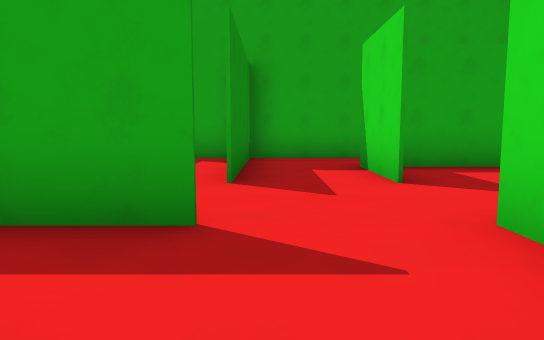
view 1 (above)

24 first-person views from a walk through a level from a Godot 3-D game. The camera is 1.5 m above the floor, tilts 6° down and sees 70° across. The floor is counted in squares, 2.4 m on a side. Each view is taken from the middle of a square. On the plan, view 1 faces up. The plan holds only what a view shows up to about 11 squares ahead; the rest is blank. The place goes on beyond the plan.

view 2
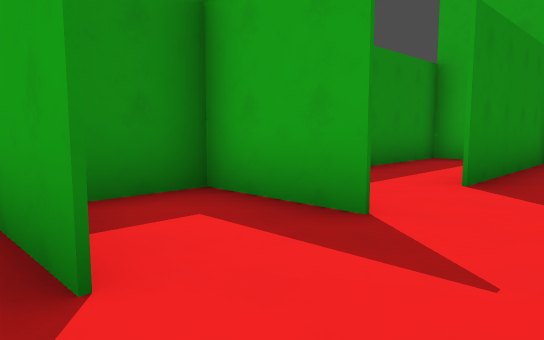

view 3
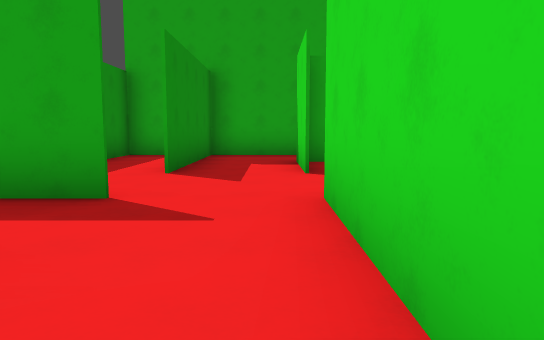

view 4
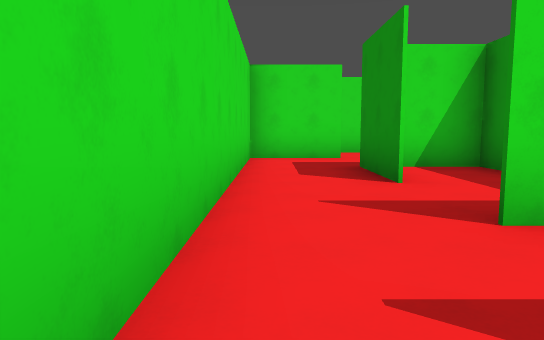

view 5
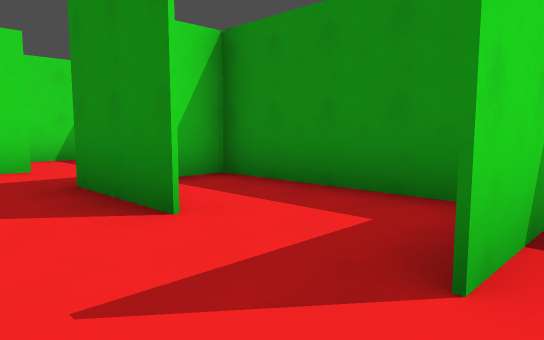

view 6
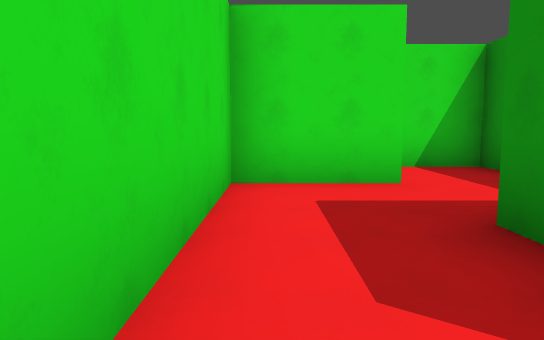

view 7
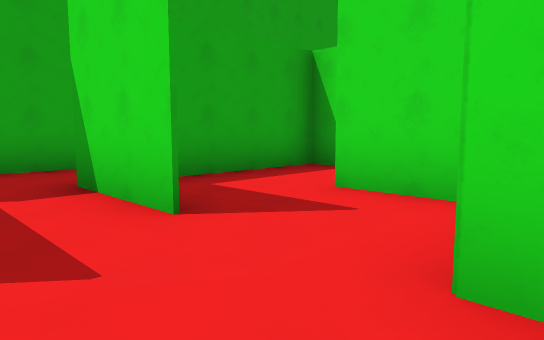

view 8
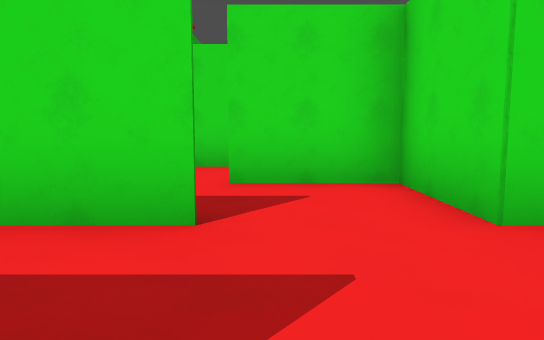

view 9
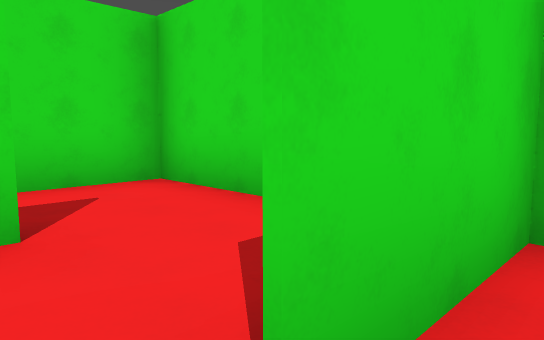

view 10
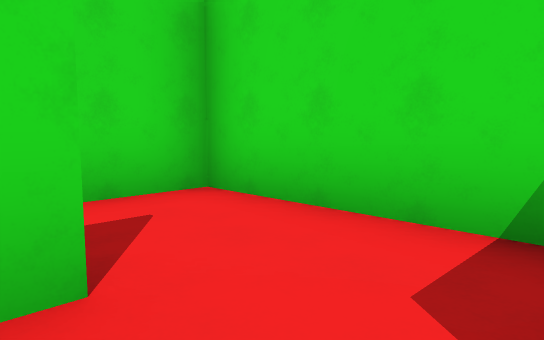

view 11
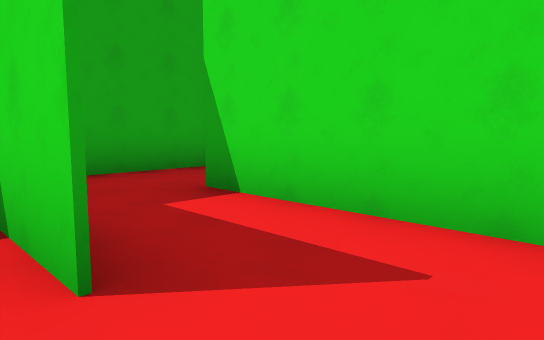

view 12
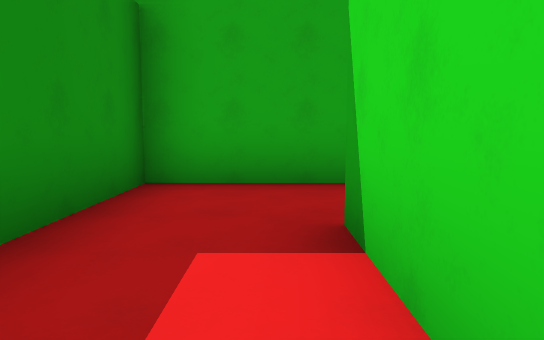

view 13
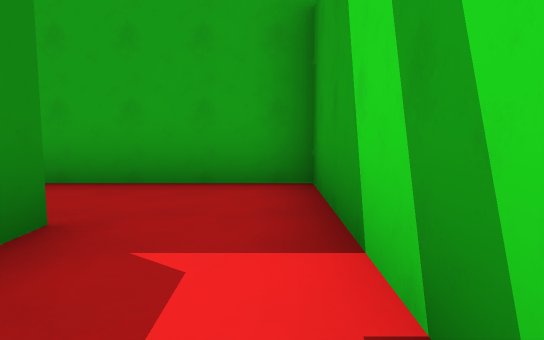

view 14
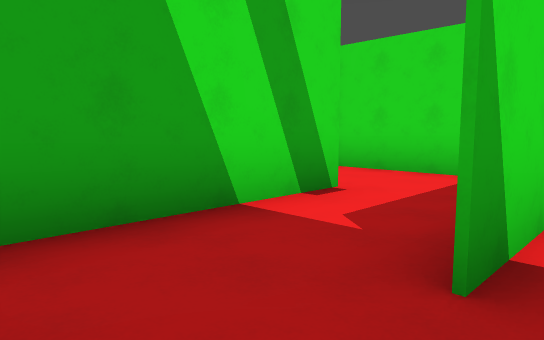

view 15
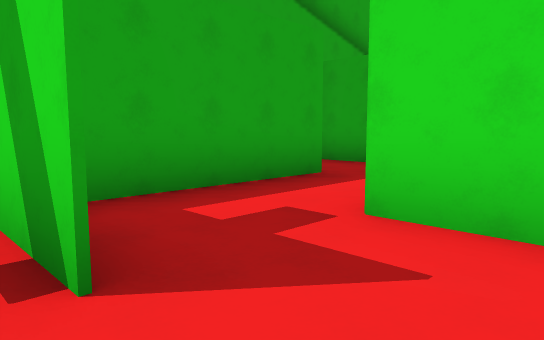

view 16
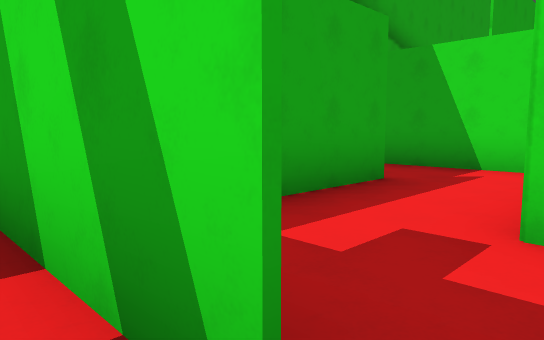

view 17
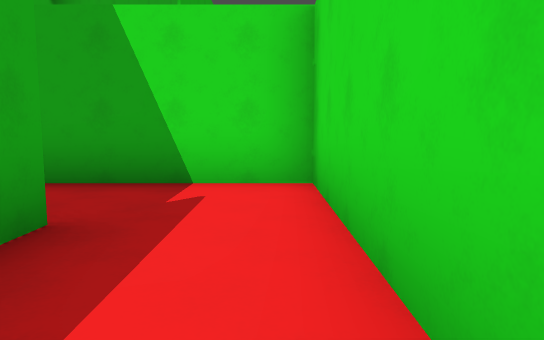

view 18
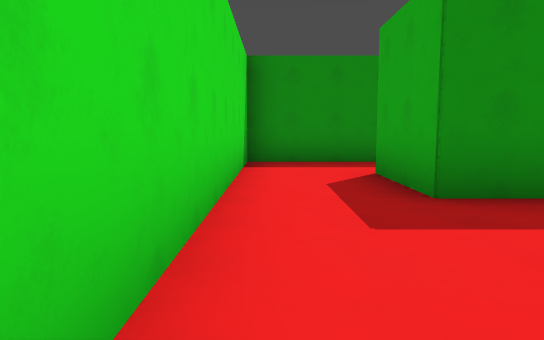

view 19
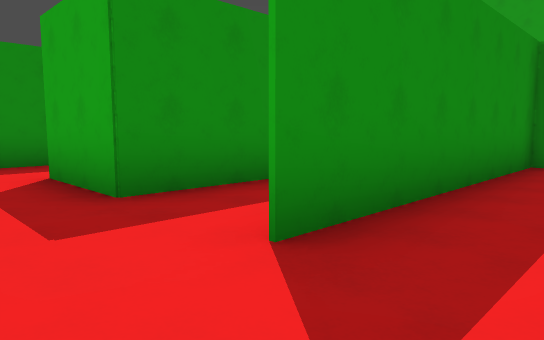

view 20
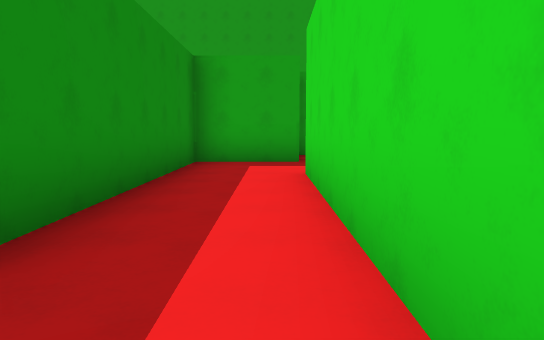

view 21
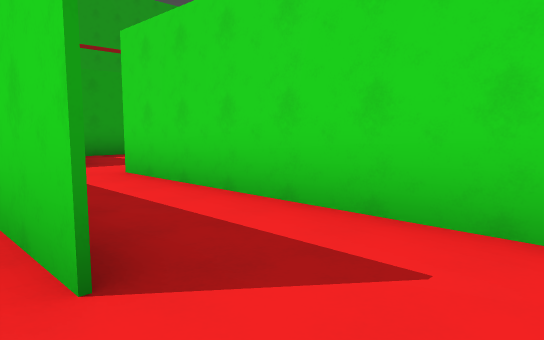

view 22
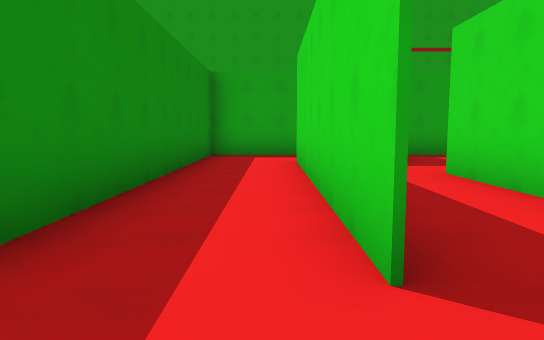

view 23
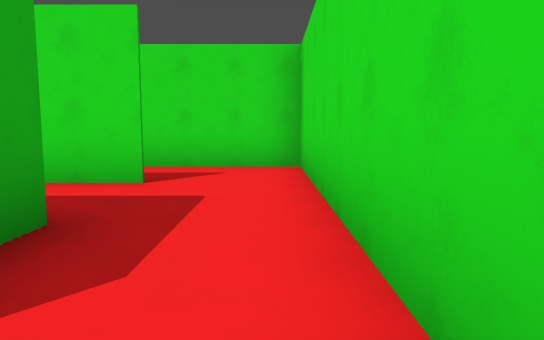

view 24
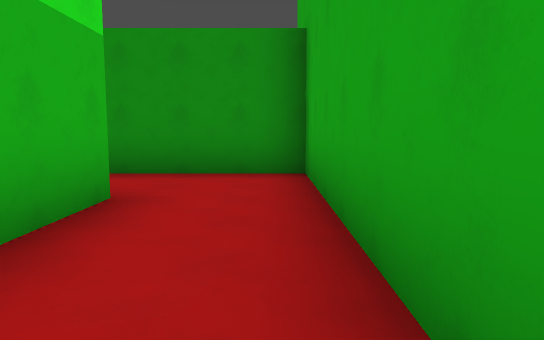

### Floor plan
Points are (right, up) in squares from view 1. A wall is a line through its corners. A room is listed if a view was taken in it or the views show most of it. See-through windows are left out.
Room 1 (views 1, 2, 3, 6, 23)
walls: (-0.6, -5.5) (1.5, -5.5) (1.5, 0.5); (-2.5, -4) (-2.5, -7.5) (-0.5, -7.5); (-0.5, -1.4) (-0.5, -3.5)
ways out: opening at (0.5, 0) to room 3; opening at (0, -7) to room 9; opening at (0, -1) to room 11
Room 2 (views 4, 8, 9)
walls: (1.5, 4.4) (1.5, 6.5); (1.5, 2.5) (4, 2.5); (-0.5, 6.5) (-0.5, 4.5); (3.5, 2.5) (3.5, 4.5); (3.5, 6.5) (1.6, 6.5); (0, 8.5) (-2.5, 8.5) (-2.5, 5.7)
ways out: opening at (0.5, 2) to room 3; opening at (4, 5) to room 4; opening at (1, 5.5) to room 10
Room 3 (views 5, 7)
walls: (-0.4, 2.5) (-2.5, 2.5) (-2.5, 0); (1.5, 0.5) (1.5, 2.5); (-1.9, 0.5) (-0.5, 0.5)
ways out: opening at (0.5, 0) to room 1; opening at (0.5, 2) to room 2
Room 4 (views 10, 11, 12)
walls: (5.5, 4.4) (5.5, 6.5) (3.5, 6.5); (7.5, 2.5) (7.5, 6.5); (4, 2.5) (7.9, 2.5)
ways out: opening at (4, 5) to room 2; opening at (7, 5.5) to room 6
Room 5 (views 13, 15, 16)
walls: (9.5, 4.4) (9.5, 6.6); (11.5, 3.4) (11.5, 4.5); (7.9, 2.5) (10.9, 2.5); (7.5, 6.5) (7.5, 6)
ways out: opening at (11, 4) to room 7; opening at (9, 5.5) to room 12
Room 6 (view 14)
walls: (7.5, 8.5) (6, 8.5); (5.5, 8.5) (5.5, 6)
ways out: opening at (7, 5.5) to room 4; opening at (8, 7.5) to room 12
Room 7 (view 17)
walls: (11.5, 4.5) (15.5, 4.5) (15.5, 6.5); (13.6, 6.5) (10.1, 6.5)
ways out: opening at (11, 4) to room 5; opening at (14.5, 6)
Room 8 (views 18, 19, 20)
walls: (5.6, 0.5) (3.5, 0.5) (3.5, -5.5); (7.4, 2.5) (5.6, 2.5); (4.5, -7.5) (5.5, -7.5) (5.5, -1.5)
ways out: opening at (4, -6.5) to room 9
Room 9 (views 21, 22)
walls: (3.5, -5.6) (3.5, 0.4); (-0.5, -7.5) (4.5, -7.5); (3.6, 2.5) (1.5, 2.5) (1.5, -5.5) (-0.5, -5.5)
ways out: opening at (0, -7) to room 1; opening at (4, -6.5) to room 8
Room 10 (view 24)
walls: (1.5, 6.5) (3, 6.5); (6, 8.5) (0, 8.5); (-0.5, 8.5) (-0.5, 6.5)
ways out: opening at (1, 5.5) to room 2
Room 11 (no view inside)
walls: (-2.5, -3.5) (-1.1, -3.5); (-2.5, 0) (-2.5, -4); (-0.4, 0.5) (-1.9, 0.5)
ways out: opening at (0, -1) to room 1
Room 12 (no view inside)
walls: (9.5, 6.6) (9.5, 8.5) (7.5, 8.5)
ways out: opening at (9, 5.5) to room 5; opening at (8, 7.5) to room 6

Positions as (right, up) in squares from view 1, and headings:
1: (0, 0), facing up
2: (1, 0), facing up-left
3: (1, -1), facing up
4: (1, 3), facing down
5: (1, 1), facing down-left
6: (1, -1), facing down
7: (0, 2), facing up-right
8: (-1, 4), facing right
9: (3, 5), facing down-right
10: (4, 5), facing down-right
11: (5, 3), facing up-right
12: (7, 4), facing up
13: (9, 4), facing up
14: (7, 8), facing down-right
15: (9, 3), facing up-right
16: (9, 4), facing up-right
17: (11, 5), facing right
18: (5, -7), facing left
19: (5, -7), facing up-left
20: (5, -7), facing up
21: (3, -7), facing up-right
22: (3, -7), facing up
23: (-1, -7), facing right
24: (5, 8), facing left
